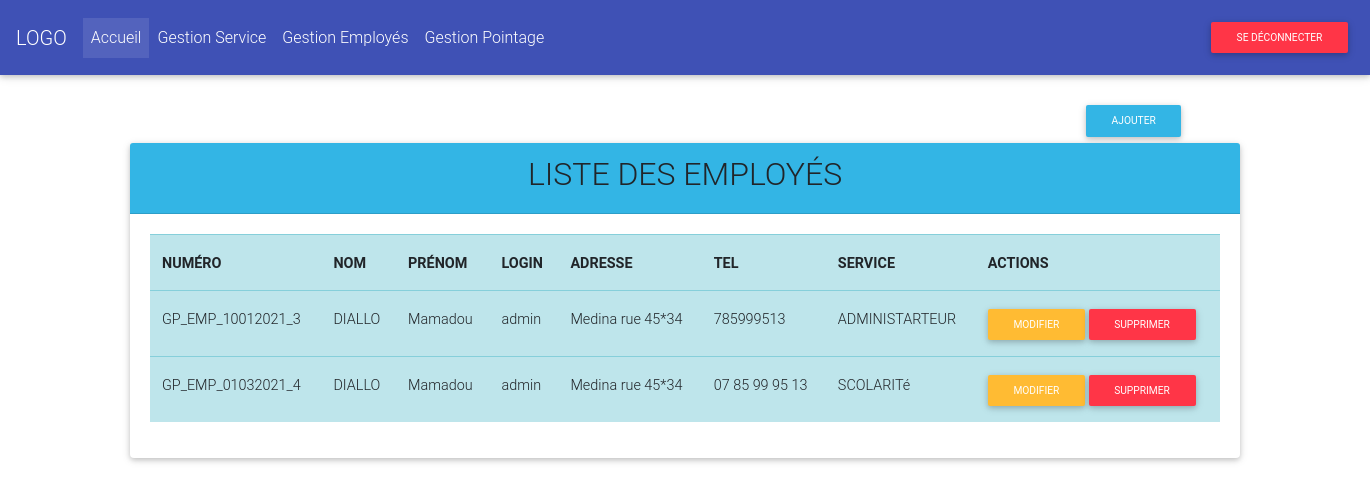
/accueil.php?p=gEmploye (signed in), run on the app's committed database.
### tables this page shows
CREATE TABLE `employe` (
  `idEmploye` int(11) NOT NULL,
  `nomEmp` varchar(100) NOT NULL,
  `prenomEmp` varchar(100) NOT NULL,
  `adresseEmp` varchar(100) NOT NULL,
  `telEmp` varchar(100) NOT NULL,
  `idServiceS` int(11) NOT NULL,
  `login` varchar(255) NOT NULL,
  `mdp` varchar(255) NOT NULL,
  `numeroEmp` varchar(255) NOT NULL
);

CREATE TABLE `service` (
  `idService` int(11) NOT NULL,
  `nomService` varchar(100) NOT NULL
);

### models/employeBD.php (called while the page is built, shortened)
<?php
   require_once 'bdd.php';
function getEmployes(){
    global $db;
    return $db->query("SELECT * FROM employe, service WHERE idServiceS = idService")->fetchAll();
}

### views/employe/indexEmploye.php (the view, shortened to what this page needs)
<div class="container mt-4">
    <div class="row">
        <div class="col-md-4 offset-10">
            <a href="/Pointage/accueil.php?p=ajoutEmploye" class="btn btn-sm btn-info">Ajouter</a>
        </div>
    </div>
    <div class="row">
        <div class="col-md-12">
            <div class="card">
                <div class="card-header bg-info text-center text-uppercase">
                    <h2>Liste des employés</h2>
                </div>
                <div class="card-body">
                    <table class="table-info table">
                        <tr>
                            <th class="font-weight-bold text-uppercase">Numéro</th>
                            <th class="font-weight-bold text-uppercase">Nom</th>
                            <th class="font-weight-bold text-uppercase">Prénom</th>
                            <th class="font-weight-bold text-uppercase">Login</th>
                            <th class="font-weight-bold text-uppercase">Adresse</th>
                            <th class="font-weight-bold text-uppercase">Tel</th>
                            <th class="font-weight-bold text-uppercase">Service</th>
                            <th class="font-weight-bold text-uppercase" colspan="2">Actions</th>
                        </tr>
                        <?php
                        foreach ($employes as $e){
                            ?>
                            <tr>
                                <td><?= $e['numeroEmp'] ?></td>
                                <td><?= strtoupper($e['nomEmp']) ?></td>
                                <td><?= ucfirst($e['prenomEmp']) ?></td>
                                <td><?= $e['login'] ?></td>
                                <td><?= $e['adresseEmp'] ?></td>
                                <td><?= $e['telEmp'] ?></td>
                                <td><?= strtoupper($e['nomService']) ?></td>
                                <td colspan="2"><a href="/Pointage/accueil.php?p=modifierEmploye&idE=<?= $e['idEmploye']?>" class="btn btn-sm btn-warning">Modifier</a>
                                    <a <?= ($e['idEmploye'] == $_SESSION['id']) ? : '' ?> href="views/employe/indexEmploye.php?idEmployeSup=<?= $e['idEmploye']?>" class="btn btn-sm btn-danger">Supprimer</a></td>
                            </tr>
                        <?php  }
                        ?>
                    </table>
                </div>
            </div>
        </div>
    </div>
</div>

### data on the page
employe: numeroEmp "GP_EMP_10012021_3", nomEmp "DIALLO", prenomEmp "Mamadou", login "admin", adresseEmp "Medina rue 45*34", telEmp "785999513", service.nomService "ADMINISTARTEUR"
employe: numeroEmp "GP_EMP_01032021_4", nomEmp "DIALLO", prenomEmp "Mamadou", login "admin", adresseEmp "Medina rue 45*34", telEmp "07 85 99 95 13", service.nomService "SCOLARITé"
